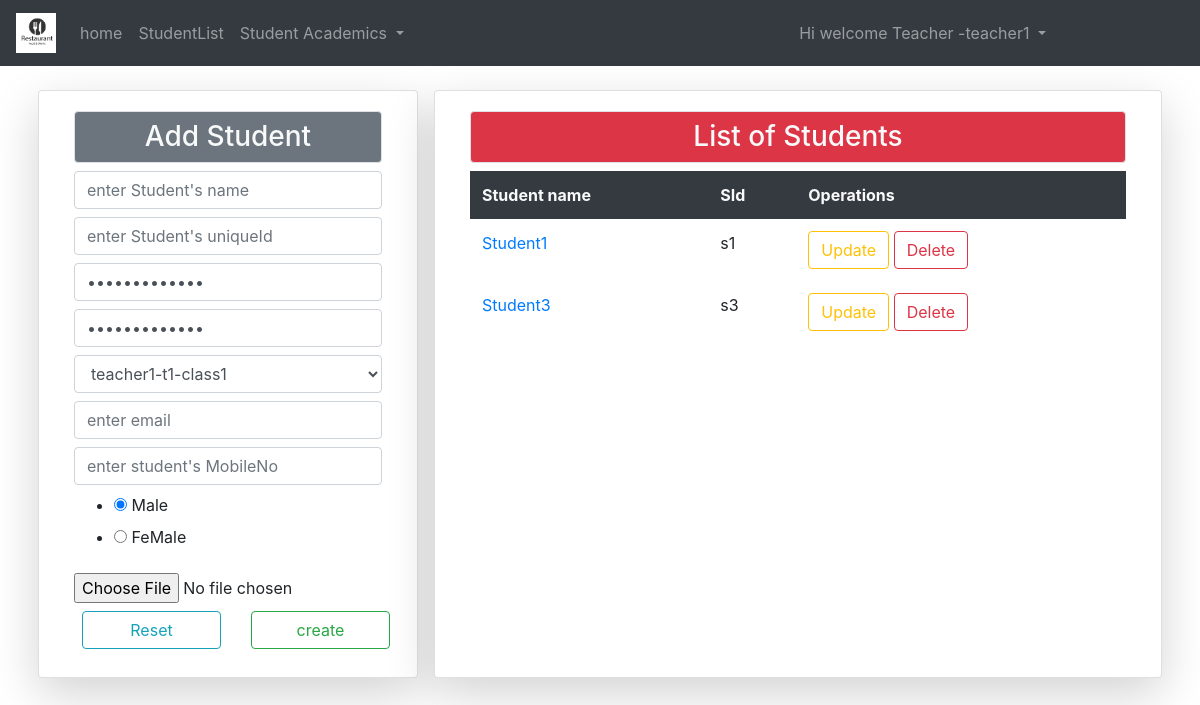
The app's page /slist/ (signed in) with its own data.
### SchoolApp/models.py (models this page shows, shortened)
class User(AbstractUser):
	t=[(1,'Teacher'),(2,'Student')]
	role=models.IntegerField(choices=t)
	uid=models.CharField(max_length=10)
	email=models.EmailField(max_length=30)

class Teacher(models.Model):
	Gender_Choices=[('M','Male'),('F','FeMale')]
	Standar_Choices=[('DF','selectClass'),('class1','Class1'),('class2','Class2'),('class3','Class3')]
	tname=models.CharField(max_length=20)
	tid=models.CharField(max_length=10)#,primary_key=True
	email=models.EmailField(max_length=30)
	mobile=models.IntegerField()
	gender=models.CharField(choices=Gender_Choices,default='M',max_length=10)
	timage=models.ImageField(upload_to='TeacherImages/',default='logo.png')
	standard=models.CharField(choices=Standar_Choices,max_length=10,default='DF')
	def __str__(self):
		return self.tname+"-"+self.tid+"-"+self.standard

class Student(models.Model):
	Gender_Choices=[('M','Male'),('F','FeMale')]
	sname=models.CharField(max_length=20)
	sid=models.CharField(max_length=10,primary_key=True)
	email=models.EmailField(max_length=30)
	mobile=models.IntegerField()
	gender=models.CharField(choices=Gender_Choices,default='M',max_length=10)
	simage=models.ImageField(upload_to='StudentImages/',default='logo.png')
	tsid=models.ForeignKey(Teacher,on_delete=models.CASCADE)

### SchoolApp/views.py (the view, shortened to what this page needs)
# urls.py: path('slist/',views.studentlist,name="slist"),
def studentlist(req):
	f=Teacher.objects.get(tid=req.user.uid)
	y=Student.objects.filter(tsid=f.id)
	a=StudentUsgForm()
	b=StudentForm()
	return render(req,'app/studentList.html',{'a':a,'b':b,'row1':f,'rows':y})

### SchoolApp/forms.py
class StudentUsgForm(UserCreationForm):
	password1 = forms.CharField(widget=forms.PasswordInput(attrs={
		"class":"form-control my-2",
		"placeholder":"enter password"
		}))
	password2 = forms.CharField(widget=forms.PasswordInput(attrs={
		"class":"form-control my-2",
		"placeholder":"confirm password"
		}))
	class Meta:
		model=User
		fields=['username',"uid"]
		widgets={
		"username":forms.TextInput(attrs={
			"class":"form-control my-2",
			"placeholder":"enter Student's name",
			}),
		"uid":forms.TextInput(attrs={
			"class":"form-control my-2",
			"placeholder":"enter Student's uniqueId",
			}),
		}

class StudentForm(forms.ModelForm):
	class Meta:
		model=Student
		fields=['tsid','email','mobile','gender','simage']
		Gender_Choices=[('M','Male'),('F','FeMale')]
		widgets={
		"tsid":forms.Select(attrs={
			"class":"form-control my-2",
			}),
		"email":forms.EmailInput(attrs={
			"class":"form-control my-2",
			"placeholder":"enter email",
			}),
		"mobile":forms.NumberInput(attrs={
			"class":"form-control my-2",
			"placeholder":"enter student's MobileNo",
			}),
		"gender":forms.RadioSelect(choices=Gender_Choices),
		}

### SchoolApp/templates/app/studentList.html (shortened to what this page needs)
{% extends 'app/base.html' %}
{% block content%}
<div class="container mt-4">
	<div class="row">
		<div class="col-md-4 card shadow-lg mx-2 h-100">
			<div class="card-body">
				<form method="post" enctype="multipart/form-data" name='myform'>
					<h3 class="text-center text-light bg-secondary p-2 border rounded">Add Student</h3>
					{% for i in a %}
					{{i}}
					{% endfor %}
					{% for j in b %}
							{% if forloop.counter == 1 %}
								<select class="form-control my-2" name='tsid'>
									<option value="{{row1.id}}">{{row1}}</option>
								</select>
							{% elif forloop.counter >= 2 %}
								{{j}}
							{% endif %}
						{% endfor %}
					<div>
						 <div class="row">
								<div class="col">
									<input type="reset" name="reset" class="form-control btn btn-outline-info mx-2 my-2">
								</div>
								<div class="col">
									<input type="submit" value="create" class="form-control btn btn-outline-success mx-2 my-2">
								</div>
						</div>
					</div>
				</form>
			</div>
		</div>
		<div class="card col-md shadow-lg mx-2">
			<div class="card-body">
				<h3 class="text-center text-light bg-danger p-2 border rounded">List of Students</h3>
				<table class="table table-borderless table-hover">
					<tr class="bg-dark text-light">
						<th>Student name</th>
						<th>SId</th>
						<th>Operations</th>
					</tr>
					{% for r in rows %}
						<tr>
							<td><a href="{% url 'rsv' r.sid %}">{{r.sname}}</a></td>
							<td>{{r.sid}}</td>
							<td>
								<a href="{% url 'stup' r.sid %}" class="btn btn-outline-warning">Update</a>
								<a href="{% url 'stdl' r.sid %}" class="btn btn-outline-danger">Delete</a>
							</td>
						</tr>
					{% endfor %}
				</table>
			</div>
		</div>
	</div>
</div>
{%endblock%}

### SchoolApp/templates/app/navbar.html (shortened to what this page needs)
{%load static %}
<nav class="navbar navbar-expand-sm bg-dark navbar-dark ">
  <a class="navbar-brand" href="{% url 'hm'%}">
    <img src="{% static 'images/logo.png' %}" alt="logo" style="width:40px;">
  </a>
  <div class="collapse navbar-collapse" id="collapsibleNavbar">
      <ul class="navbar-nav">
        {% if user.role == 1 %}
        <li class="nav-item">
            <a class="nav-link" href="{% url 'hm'%}">home</a>
        </li>
        <li class="nav-item">
            <a class="nav-link" href="{% url 'slist'%}">StudentList</a>
        </li>
        <div class="dropdown">
            <li class="nav-link dropdown-toggle" data-toggle="dropdown">
               Student Academics
            </li>
          </div>
        {% endif %}
      </ul>
      <ul class="navbar-nav ml-auto" style="margin-right: 130px;" >
        {% if not user.is_authenticated %}
          <li class="nav-item">
                <a class="nav-link" href="{% url 'lg' %}">Login</a>
            </li>
        {% else %}
        <div class="dropdown">
            <li class="nav-link dropdown-toggle" data-toggle="dropdown">
               Hi welcome
               {% if user.role == 1 %}
               <span>Teacher</span>
               {% elif user.role == 2 %}
               <span>Student</span>
               {% endif %}
                -{{request.user.username}}
            </li>
          </div>
        </ul>
        {% endif%}
</div>
</nav>

### records on screen
User: user.username "teacher1"
Teacher: tsid "teacher1-t1-class1"
Student: sname "Student1", sid "s1"
Student: sname "Student3", sid "s3"
